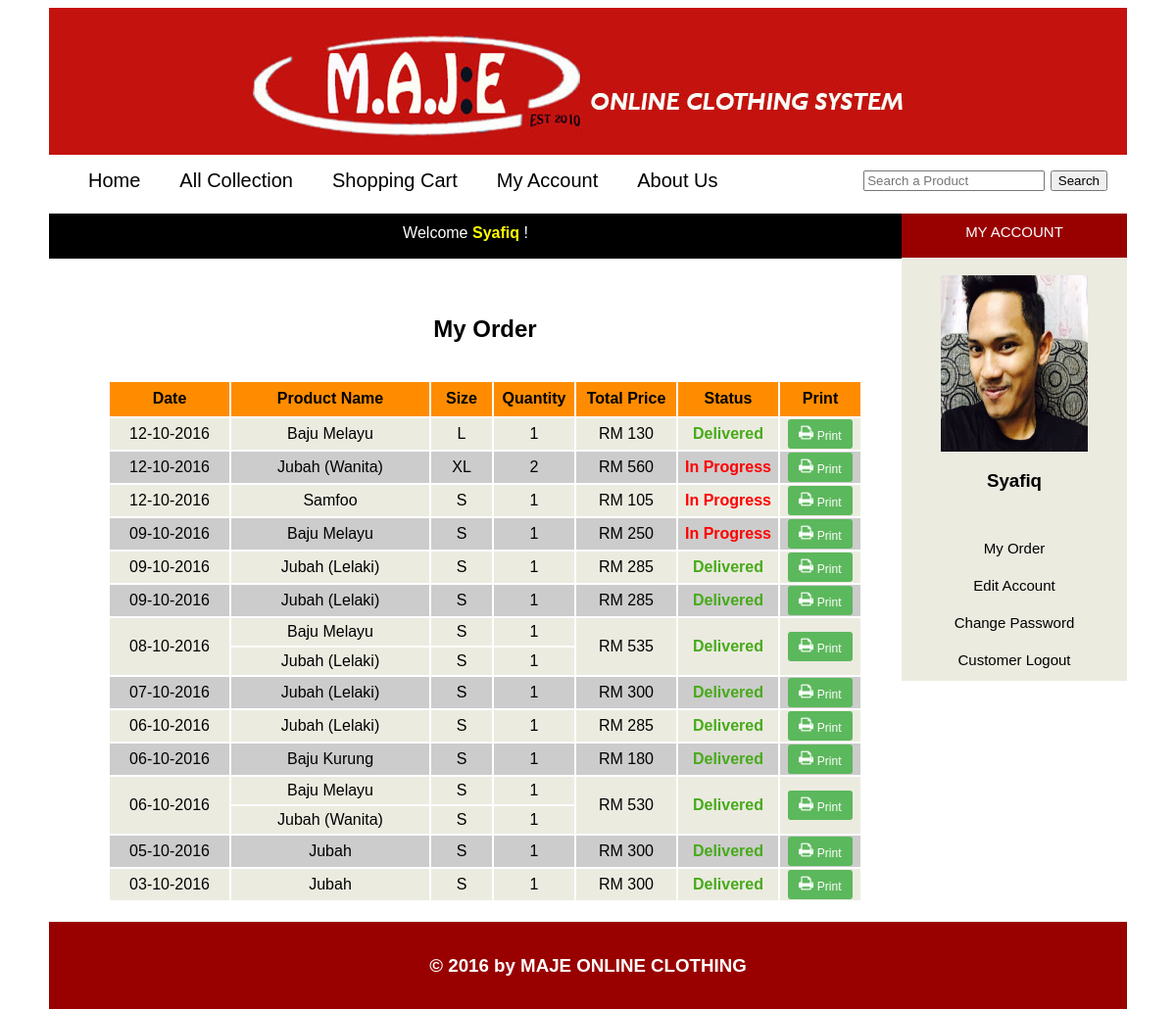
Page /customer/my_order.php (signed in) on the committed database.
### tables this page shows
CREATE TABLE `payment` (
  `payment_id` int(255) NOT NULL,
  `c_id` int(255) NOT NULL,
  `amount` double NOT NULL,
  `currency` varchar(255) NOT NULL,
  `trx_id` varchar(255) NOT NULL,
  `date` datetime NOT NULL,
  `status` int(11) NOT NULL
);

CREATE TABLE `c_order` (
  `order_id` int(255) NOT NULL,
  `payment_id` int(255) NOT NULL,
  `c_id` int(255) NOT NULL,
  `pro_name` varchar(255) NOT NULL,
  `pro_size` varchar(2) NOT NULL,
  `pro_price` double NOT NULL,
  `qty` int(255) NOT NULL,
  `date` datetime NOT NULL
);

CREATE TABLE `customer` (
  `c_id` int(255) NOT NULL,
  `email` varchar(255) NOT NULL,
  `psw` varchar(255) NOT NULL,
  `name` varchar(255) NOT NULL,
  `gender` varchar(6) NOT NULL,
  `ic` varchar(12) NOT NULL,
  `image` varchar(255) NOT NULL,
  `address` text NOT NULL,
  `pos_code` varchar(5) NOT NULL,
  `city` varchar(255) NOT NULL,
  `state` varchar(255) NOT NULL,
  `phone1` varchar(11) NOT NULL,
  `phone2` varchar(11) NOT NULL
);

### customer/my_order.php (the view, shortened to what this page needs)
<?php
	include('interface.php');
	include('../function.php');
?>
<html>
<head>
	<link rel="stylesheet" type="text/css" href="../css/MAJE.css">
</head>
<body>
<div class="body">
	<div class="content">
		<div class="content_item">
			<div class="bar2">
			</div>
			<div class='detail_text2'>
					<br><h2 align="center">My Order</h2><br>
					<?php
					include('../dbconnect.php');
					$sql = "select * from customer where email='".$_SESSION['email']."'";
					$run = mysql_query($sql);
					while($row=mysql_fetch_array($run)){
						$id = $row['c_id'];
					}
					$sql = "select * from payment where c_id = '$id' ORDER BY date DESC";
					$run = mysql_query($sql);
					$count = mysql_num_rows($run);
					if($count==0){
						mysql_close($con);
						echo "<div class='text'>No order!</div>";
					}
					else{
						echo' <table align="center" border="0">
							<tr align="center" bgcolor="#FF8C00" height="35">
								<th>Date</th>
								<th>Product Name</th>
								<th>Size</th>
								<th>Quantity</th>
								<th>Total Price</th>
								<th>Status</th>
								<th>Print</th>
							</tr>';
						$i = 0;
						while($row=mysql_fetch_array($run))
						{
							$payment_id = $row['payment_id'];
							$total = $row['amount'];
							$status = $row['status'];
							$date = date_create($row['date']);
							$i++;
							if($i%2==0)
							{
								$color = "#CCCCCC";
							}
							else
							{
								$color = "#ebebe0";
							}
							$sql3 = "select * from c_order WHERE payment_id='$payment_id'";
							$run3 = mysql_query($sql3);
							$count = mysql_num_rows($run3);
							echo '<tr align="center" bgcolor="'.$color.'" height="28">
									<td width="120" rowspan="'.$count.'">'.date_format($date, 'd-m-Y').'</td>';
							$j = 0;
							while($row3=mysql_fetch_array($run3))
							{
								$pro_name = $row3['pro_name'];
								$pro_size = $row3['pro_size'];
								$pro_qty = $row3['qty'];
								$j++;
								echo'
									<td width="200" align="center" bgcolor="'.$color.'" height="28">'.$pro_name.'</td>
									<td width="60" align="center" bgcolor="'.$color.'" height="28">'.$pro_size.'</td>
									<td width="80" align="center" bgcolor="'.$color.'" height="28">'.$pro_qty.'</td>';
								if($j==1){
									echo'<td width="100" align="center" bgcolor="'.$color.'" height="28" rowspan="'.$count.'">RM '.$total.'</td>'; ?>
										<td rowspan="<?php echo $count; ?>" width="100px">
											<?php
											if($status==1){
												echo '<font color="#47AA19"><b>Delivered</b></font>';
											}
											else{
												echo '<font color="red"><b>In Progress</b></font>';
											}
											?>
										</td>
										<form action="receipt.php" method="post" enctype="multipart/form-data" target="print_popup"  onsubmit="window.open('about:blank','print_popup','width=700,height=800');">
										<td  width="80" rowspan="<?php echo $count; ?>">
											<button type="submit" name="submit" class="btn-success btn-sm"><img src="../css/print.png" width="15px" height="15px"> Print</button>
										</td>
										</form>
							<?php
								}
								echo'</tr>';
							}
						}
					}
					?>
					</table>
			</div>
		</div>
		<div class="sidebar">
			<div class="sidebar_title">MY ACCOUNT</div>
				<?php
					$email = $_SESSION['email'];
					$sql = "select * from customer where email='$email'";
					$run = mysql_query($sql);
					while($row=mysql_fetch_array($run))
					{
						$name = $row['name'];
						$image = $row['image'];
						echo "<div style='text-align:center;'><br><img src='profile_image/$image' width='150px' height='180px'/><h3>$name</h3><br></div>";
					}
				?>
				<div class="sidebar_item">
					<a href="my_order.php">My Order</a>
				</div>
				<div class="sidebar_item">
					<a href="edit_account.php">Edit Account</a>
				</div>
				<div class="sidebar_item">
					<a href="c_password.php">Change Password</a>
				</div>
				<div class="sidebar_item">
					<a href="../logout.php">Customer Logout</a>
				</div>
		</div>
	</div>
</div>
</body>
</html>

### css/MAJE.css (style rules this page uses)
.body { background:white; font-family:Sans-serif; width: 1100px; margin: 0 auto 0 auto; }
.content { width: 1100px; margin: 10px auto 0 auto; }
.sidebar { background:#ebebe0; width:230px; float:left; margin-top:0; }
.sidebar_title { background:#990000; color:white; font-size:15px; font-family: Sans-serif; padding:10px; height: 25px; text-decoration:none; text-align: center; }
a { color: inherit; text-decoration:none; }
.sidebar_item { color:black; padding:8px; margin:5px; font-size:15px; font-family:Sans-serif; text-align: center; }
.content_item { width:870px; background: white; float: left; margin-top:0; min-height: 600px; }
.bar2 { background: black; color:white; margin-top:0; margin-bottom:20px; padding:11px 20px 10px 0; height: 25px; text-align:right; }
.detail_text2 { float:none; margin-left:auto; margin-right:auto; padding-left: 20px; }
.btn-success { color: #fff; background-color: #5cb85c; border-color: #4cae4c; }
.btn-sm { padding: 5px 10px; font-size: 12px; line-height: 1.5; border-radius: 3px; border: 1px solid transparent; height:30px; }

### rows in the picture
payment: $count 1 (drawn), date "12-10-2016"
c_order: pro_name "Baju Melayu", pro_size "L", qty "1", payment.amount "130", shows "Delivered"
payment: $count 1 (drawn), date "12-10-2016"
c_order: pro_name "Jubah (Wanita)", pro_size "XL", qty "2", $count 1 (drawn), payment.amount "560", shows "In Progress"
payment: $count 1 (drawn), date "12-10-2016"
c_order: pro_name "Samfoo", pro_size "S", qty "1", payment.amount "105", shows "In Progress"
payment: $count 1 (drawn), date "09-10-2016"
c_order: pro_name "Baju Melayu", pro_size "S", qty "1", payment.amount "250", shows "In Progress"
payment: $count 1 (drawn), date "09-10-2016"
c_order: pro_name "Jubah (Lelaki)", pro_size "S", qty "1", payment.amount "285", shows "Delivered"
payment: $count 1 (drawn), date "09-10-2016"
c_order: pro_name "Jubah (Lelaki)", pro_size "S", qty "1", payment.amount "285", shows "Delivered"
payment: date "08-10-2016"
c_order: pro_name "Baju Melayu", pro_size "S", qty "1", $count 2 (drawn), payment.amount "535", shows "Delivered"
c_order: pro_name "Jubah (Lelaki)", pro_size "S", qty "1"
payment: $count 1 (drawn), date "07-10-2016"
c_order: pro_name "Jubah (Lelaki)", pro_size "S", qty "1", payment.amount "300", shows "Delivered"
payment: $count 1 (drawn), date "06-10-2016"
c_order: pro_name "Jubah (Lelaki)", pro_size "S", qty "1", payment.amount "285", shows "Delivered"
payment: $count 1 (drawn), date "06-10-2016"
c_order: pro_name "Baju Kurung", pro_size "S", qty "1", payment.amount "180", shows "Delivered"
payment: date "06-10-2016"
c_order: pro_name "Baju Melayu", pro_size "S", qty "1", $count 2 (drawn), payment.amount "530", shows "Delivered"
c_order: pro_name "Jubah (Wanita)", pro_size "S", qty "1"
payment: $count 1 (drawn), date "05-10-2016"
c_order: pro_name "Jubah", pro_size "S", qty "1", payment.amount "300", shows "Delivered"
payment: $count 1 (drawn), date "03-10-2016"
c_order: pro_name "Jubah", pro_size "S", qty "1", payment.amount "300", shows "Delivered"
customer: image (picture), name "Syafiq"

### other values in the picture
$_SESSION['name'] "Syafiq"
